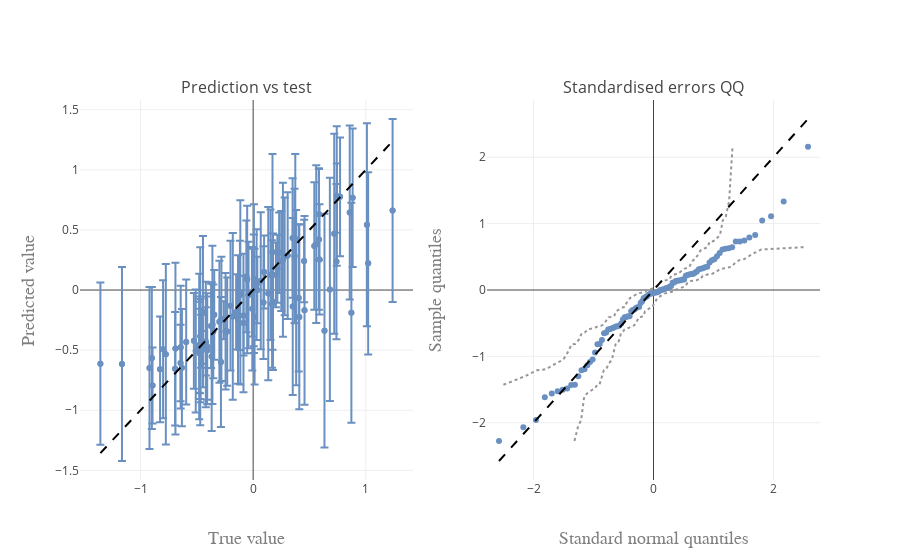
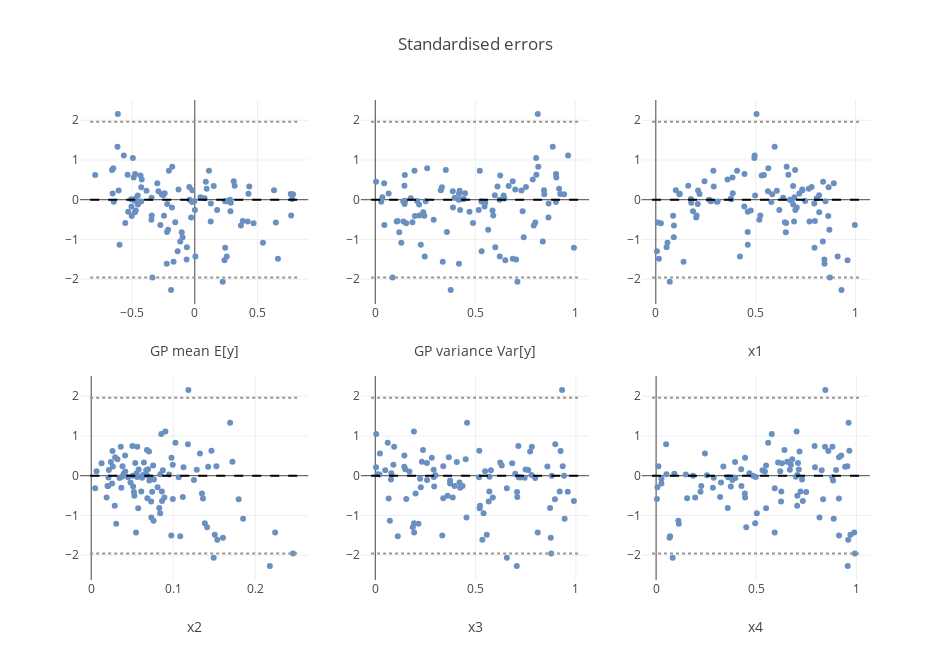

Notebook code for these charts, in order:
### Code cell
# Plot diagnostics
figs = gp_diagnostics(df_unconstr, y_name = 'y', subplots = True)
for fig in figs:
    pltlyoff.iplot(fig, filename='')
